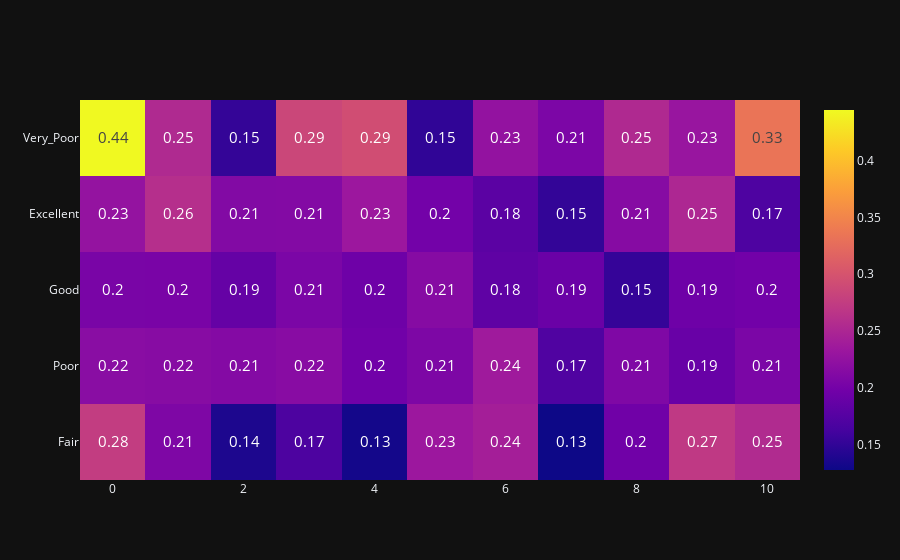

Here is the notebook cell this chart was saved with:
### Code cell
def get_credit_score_cat(credit_score):
    if credit_score >= 300 and credit_score < 500:
        return "Very_Poor"
    elif credit_score >= 500 and credit_score < 601:
        return "Poor"
    elif credit_score >= 601 and credit_score < 661:
        return "Fair"
    elif credit_score >= 661 and credit_score < 781:
        return "Good"
    elif credit_score >= 781 and credit_score < 851:
        return "Excellent"
    elif credit_score >= 851:
        return "Top"
    elif credit_score < 300:
        return "Deep"
    
churn_data['CreditScoreCat'] = churn_data['CreditScore'].apply(get_credit_score_cat)

pivot = churn_data.pivot_table(
    values='Exited',
    columns='Tenure',
    index='CreditScoreCat',
)

fig = go.Figure(data=go.Heatmap(                 
                   z = pivot,
                   x = pivot.columns,
                   y= churn_data['CreditScoreCat'].unique(),
                   text=pivot.values.round(2),
                   texttemplate="%{text}",
                   textfont={"size":15}
                   )
)
fig.update_layout(template = 'plotly_dark') # добавлю красоты
fig.show()

### Figure 1 — Plotly figure (JSON) as saved in the notebook; plotly's stock layout.template omitted (floating-point values rounded to 4 significant figures)
{"data": [{"text": [[0.28, 0.21, 0.14, 0.17, 0.13, 0.23, 0.24, 0.13, 0.2, 0.27, 0.25], [0.22, 0.22, 0.21, 0.22, 0.2, 0.21, 0.24, 0.17, 0.21, 0.19, 0.21], [0.2, 0.2, 0.19, 0.21, 0.2, 0.21, 0.18, 0.19, 0.15, 0.19, 0.2], [0.23, 0.26, 0.21, 0.21, 0.23, 0.2, 0.18, 0.15, 0.21, 0.25, 0.17], [0.44, 0.25, 0.15, 0.29, 0.29, 0.15, 0.23, 0.21, 0.25, 0.23, 0.33]], "textfont": {"size": 15}, "texttemplate": "%{text}", "type": "heatmap", "x": [0, 1, 2, 3, 4, 5, 6, 7, 8, 9, 10], "y": ["Fair", "Poor", "Good", "Excellent", "Very_Poor"], "z": [[0.275, 0.2083, 0.1373, 0.1683, 0.1319, 0.2333, 0.2414, 0.1277, 0.1961, 0.2708, 0.2549], [0.2174, 0.2156, 0.213, 0.2165, 0.1972, 0.2069, 0.2364, 0.1711, 0.209, 0.19, 0.2054], [0.2038, 0.2036, 0.1873, 0.206, 0.1951, 0.2145, 0.1829, 0.1919, 0.1524, 0.1947, 0.1978], [0.2264, 0.2594, 0.2118, 0.2122, 0.2332, 0.1992, 0.1799, 0.1513, 0.2146, 0.2511, 0.1695], [0.4444, 0.2537, 0.1515, 0.2857, 0.2931, 0.1493, 0.2254, 0.2063, 0.2535, 0.2295, 0.3333]]}], "layout": {}}
